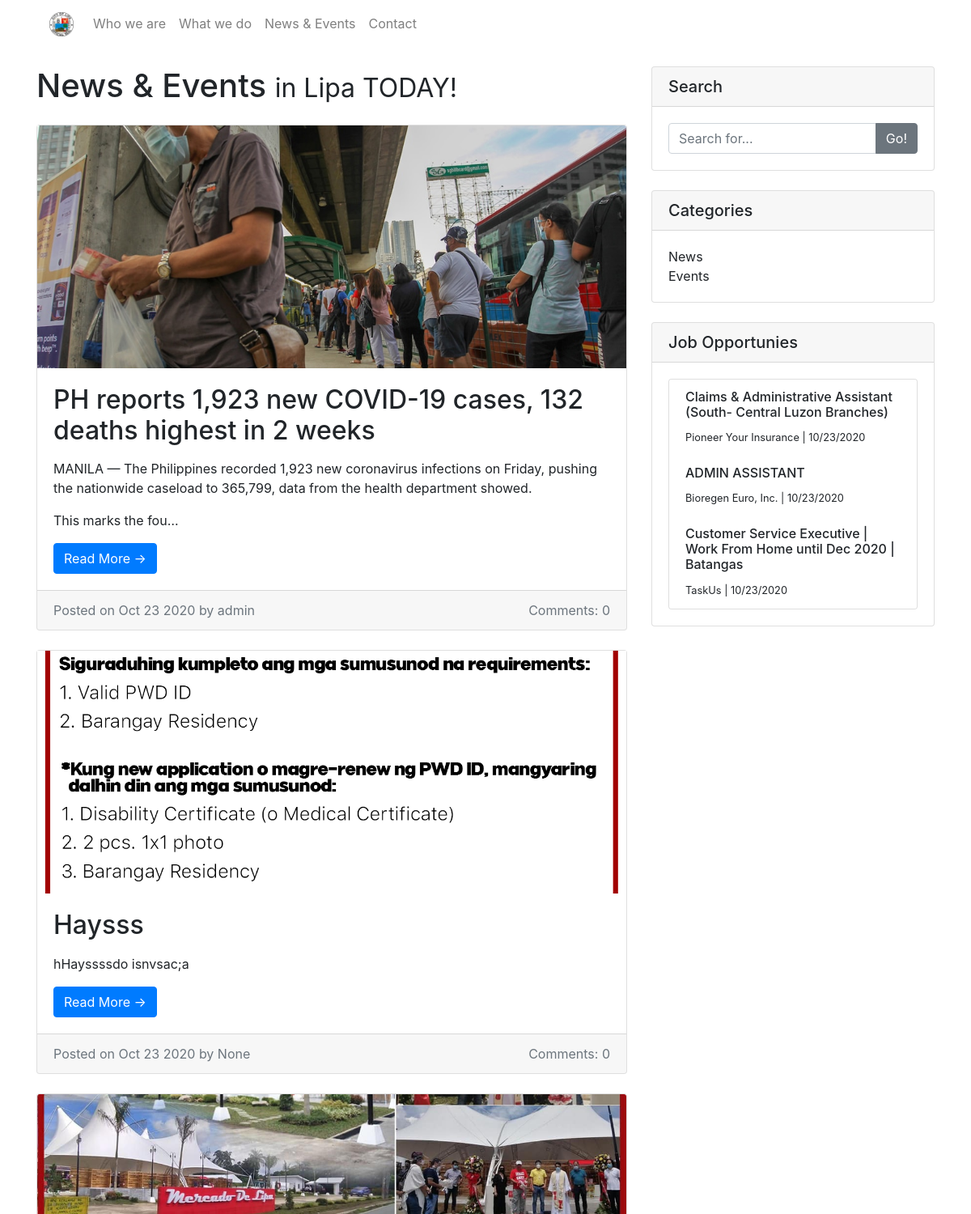
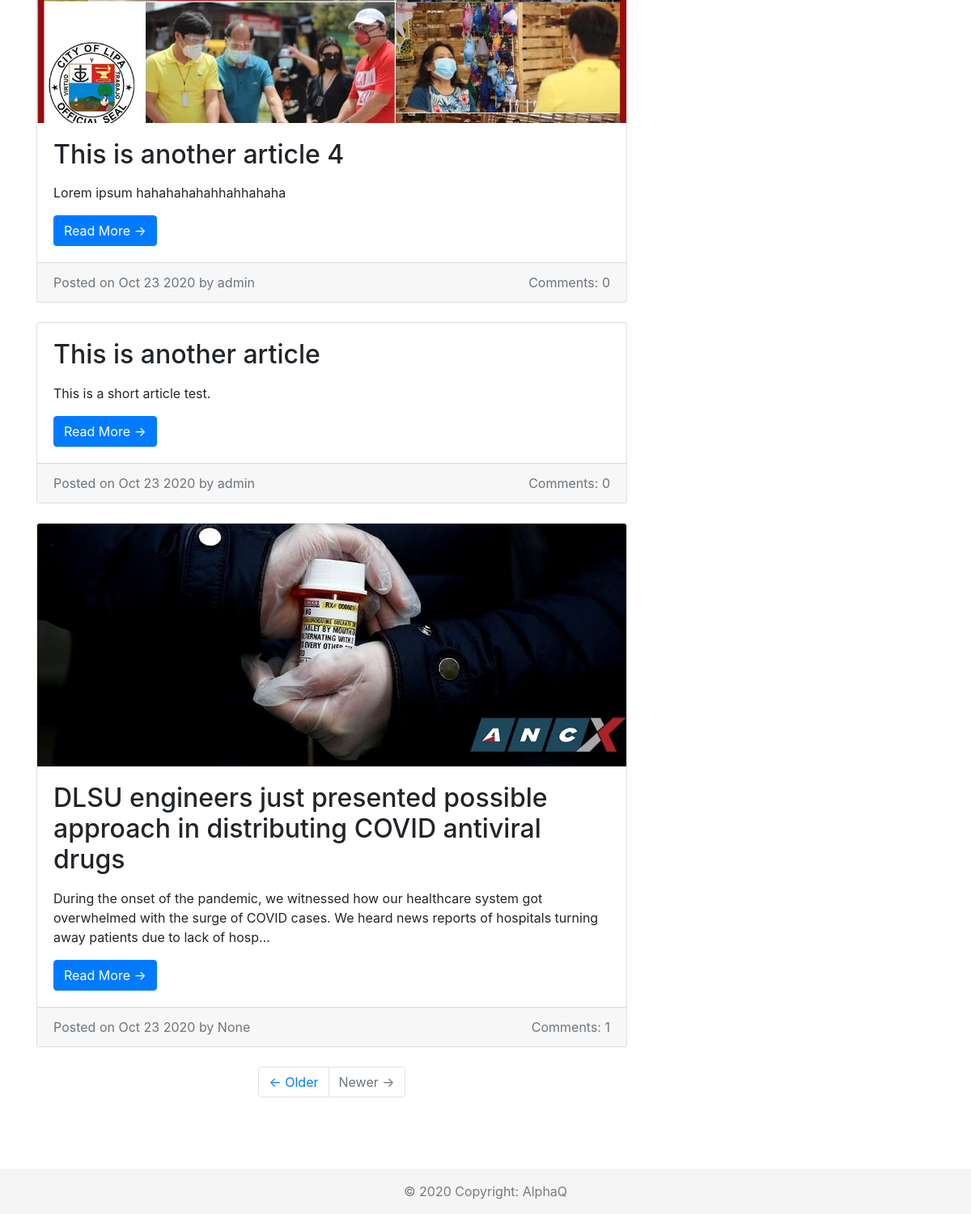
Screenshot of /news_and_events/ with the database file from the repository (2 pictures, top to bottom).
### pages/models.py (models this page shows, shortened)
class Article(models.Model):
    title = models.TextField(max_length=200)
    slug = models.SlugField(allow_unicode=True, unique=True, editable=False,
                            default='lipa_city_article')
    author = models.ForeignKey(User, on_delete=models.SET_NULL,
                               null=True, editable=False)
    created_date = models.DateTimeField(default=timezone.now)
    published_date = models.DateTimeField('Date Published', blank=True,
                                          null=True)
    category = models.ForeignKey(Category, on_delete=models.SET_NULL,
                                 null=True)	 # foreign key
    hero_image = models.ImageField(upload_to='article_photos/',
                                   blank=True)
    body_text = RichTextField(blank=True, null=True)
    def approve_comments(self):
        return self.comments.filter(approved_comment=True)

class Category(models.Model):
    title = models.TextField(max_length=200)
    class Meta:
        verbose_name = 'category'
        verbose_name_plural = 'categories'

class Job(models.Model):
    title = models.TextField(max_length=200)
    company = models.TextField(max_length=200, blank=True)
    link = models.URLField()
    is_open = models.BooleanField(default=True)
    created_date = models.DateTimeField(default=timezone.now)

### pages/views.py (the view)
# urls.py: path('', views.ArticleListView.as_view(), name='article_list'),
class ArticleListView(ListView):
    model = Article
    def get_queryset(self):
        category = self.request.GET.get('category')
        search = self.request.GET.get('search')
        articles = Article.objects.filter(published_date__lte=timezone.now()) \
            .order_by('-published_date')
        if category:
            articles = articles.filter(category__title=category)
        if search:
            articles = articles.filter(
                Q(title__icontains=search) | Q(body_text__icontains=search)
                | Q(category__title__icontains=search)
            )
        return articles
    def get_context_data(self, **kwargs):
        context = super().get_context_data(**kwargs)
        categories = Category.objects.all()[:10]
        jobs = Job.objects.filter(
                Q(created_date__lte=timezone.now()) & Q(is_open=True)
                ).order_by('-created_date')[:10]
        context['jobs'] = jobs
        context['categories'] = categories
        context['page_title'] = 'Articles'
        return context

### pages/templates/pages/article_list.html
{% extends 'base.html' %}
{% block content %}
<div class="row">
  <div class="col-md-8">
    <h1 class="my-4">News & Events
      <small>in Lipa TODAY!</small>
    </h1>
    {% for article in article_list %}
    <a href="{% url 'article_detail' slug=article.slug %}">
      <div class="card mb-4">
        {% if article.hero_image %}
          <img class="card-img-top" src="{{ article.hero_image.url }}" alt="Card image cap" length='750' width='300'>
        {% endif %}
        <div class="card-body">
          <h2 class="card-title">{{ article.title }}</h2>
          <p class="card-text">{{ article.body_text|truncatechars:200 |safe }}</p>
          <a href="{% url 'article_detail' slug=article.slug %}" class="btn btn-primary">Read More &rarr;</a>
        </div>
        <div class="card-footer text-muted">
          <div class="row justify-content-between">
            <div class="col-6">
              Posted on {{ article.published_date|date:"M d Y"}} by {{ article.author }}
            </div>
            <div class="col-4">
              <div class="float-right">Comments: {{ article.approve_comments.count }}</div>
            </div>
          </div>
        </div>
      </div>
    </a>
    {% endfor %}
    <ul class="pagination justify-content-center mb-4">
      <li class="page-item">
        <a class="page-link" href="#">&larr; Older</a>
      </li>
      <li class="page-item disabled">
        <a class="page-link" href="#">Newer &rarr;</a>
      </li>
    </ul>
  </div>
  <div class="col-md-4">
    <div class="card my-4">
      <h5 class="card-header">Search</h5>
      <div class="card-body">
        <form action="{% url 'article_list' %}" method="get">
          <div class="input-group">
            <input name='search' type="text" class="form-control" placeholder="Search for...">
            <span class="input-group-append">
              <button class="btn btn-secondary" type="submit">Go!</button>
            </span>
          </div>
        </form>
      </div>
    </div>
    <div class="card my-4">
      <h5 class="card-header">Categories</h5>
      <div class="card-body">
        <div class="row">
          <div class="col-lg-6">
            <ul class="list-unstyled mb-0">
              {% for category in categories %}
              <li>
                <a href="{% url 'article_list' %}?category={{ category.title }}">{{ category.title }}</a>
              </li>
              {% endfor %}
            </ul>
          </div>
        </div>
      </div>
    </div>
    <div class="card my-4">
      <h5 class="card-header">Job Opportunies</h5>
      <div class="card-body">
        <div class="card">
          <ul class="list-group list-group-flush">
            {% for job in jobs %}
            <a href="{{ job.link }}">
              <li class="list-group-item">
                <div class="media">
                  <div class="media-body">
                    <h6 class="mt-0">{{ job.title }}</h6>
                    <small>
                      {{ job.company }} |
                      {{ job.created_date|date:"m/d/Y" }}
                    </small>
                  </div>
                </div>
              </li>
            </a>
            {% endfor %}
          </ul>
        </div>
      </div>
    </div>
  </div>
</div>
{% endblock %}

### static/css/article_list.css (style rules this page uses)
.card-img-top { width: 100%!important; height: 300px!important; object-fit: cover; }

### static/css/master.css (style rules this page uses)
body { padding-bottom: 120px; }
a { color: inherit; text-decoration: none; background-color: inherit }

### rows the page displays
Article: hero_image (picture), title "PH reports 1,923 new COVID-19 cases, 132 deaths highest in 2 weeks", body_text "MANILA — The Philippines recorded 1,923 new coronavirus infections on Friday, pushing the nationwide caseload to 365,799, data from the health department showed. This marks the fou…", published_date "Oct 23 2020", author "admin", approve_comments.count "0"
Article: hero_image (picture), title "Haysss", body_text "hHayssssdo isnvsac;a", published_date "Oct 23 2020", author "None", approve_comments.count "0"
Article: hero_image (picture), title "This is another article 4", body_text "Lorem ipsum hahahahahahhahhahaha", published_date "Oct 23 2020", author "admin", approve_comments.count "0"
Article: title "This is another article", body_text "This is a short article test.", published_date "Oct 23 2020", author "admin", approve_comments.count "0"
Article: hero_image (picture), title "DLSU engineers just presented possible approach in distributing COVID antiviral drugs", body_text "During the onset of the pandemic, we witnessed how our healthcare system got overwhelmed with the surge of COVID cases. We heard news reports of hospitals turning away patients due to lack of hosp…", published_date "Oct 23 2020", author "None", approve_comments.count "1"
Category: title "News"
Category: title "Events"
Job: title "Claims & Administrative Assistant (South- Central Luzon Branches)", company "Pioneer Your Insurance", created_date "10/23/2020"
Job: title "ADMIN ASSISTANT", company "Bioregen Euro, Inc.", created_date "10/23/2020"
Job: title "Customer Service Executive | Work From Home until Dec 2020 | Batangas", company "TaskUs", created_date "10/23/2020"
